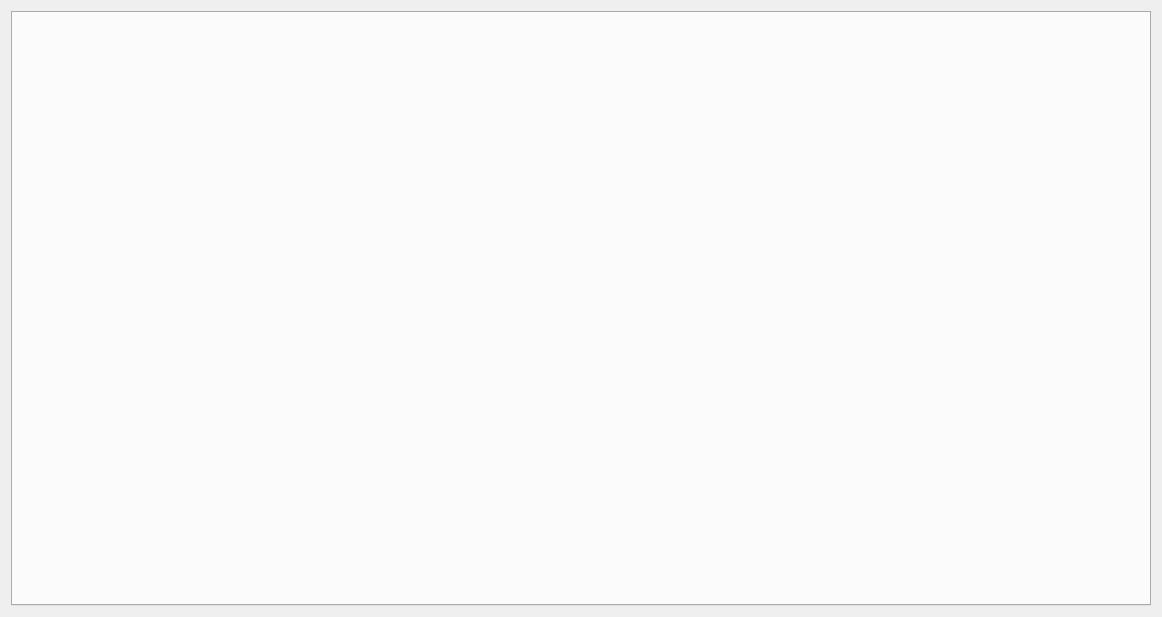
<?xml version="1.0" encoding="UTF-8"?>
<ui version="4.0">
 <class>EmployeeDialog</class>
 <widget class="QDialog" name="EmployeeDialog">
  <property name="geometry">
   <rect>
    <x>0</x>
    <y>0</y>
    <width>1162</width>
    <height>617</height>
   </rect>
  </property>
  <property name="minimumSize">
   <size>
    <width>1162</width>
    <height>617</height>
   </size>
  </property>
  <property name="maximumSize">
   <size>
    <width>1162</width>
    <height>617</height>
   </size>
  </property>
  <property name="windowTitle">
   <string>Dialog</string>
  </property>
  <layout class="QVBoxLayout" name="verticalLayout">
   <item>
    <widget class="QTabWidget" name="tabEmployee"/>
   </item>
  </layout>
 </widget>
 <resources/>
 <connections/>
</ui>
